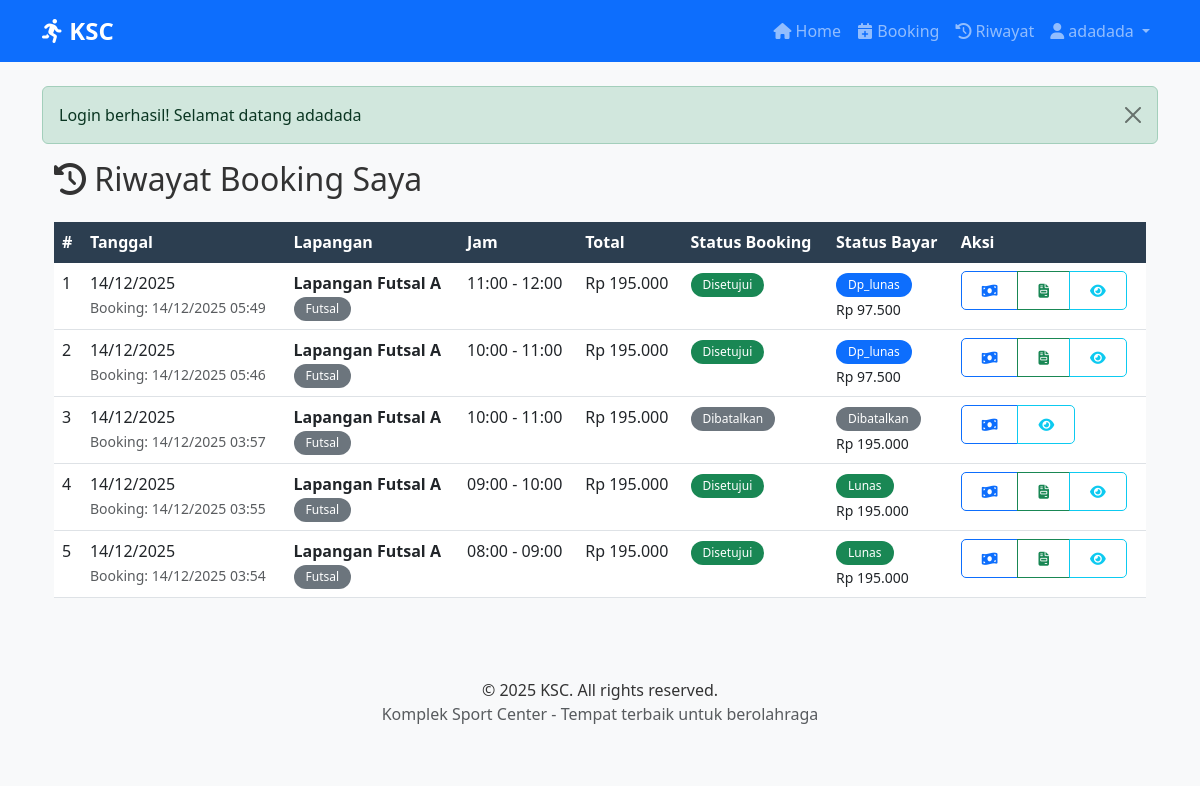
The page /riwayat.php (signed in) on the database its author committed.
### tables this page shows
CREATE TABLE `pemesanan` (
  `id_pemesanan` int(10) UNSIGNED NOT NULL,
  `id_user` int(10) UNSIGNED NOT NULL,
  `id_jadwal` int(10) UNSIGNED NOT NULL,
  `id_admin` int(10) UNSIGNED DEFAULT NULL,
  `tanggal_pesan` timestamp NOT NULL DEFAULT current_timestamp(),
  `total_harga` decimal(10,2) NOT NULL,
  `status_pemesanan` enum('menunggu','disetujui','ditolak','selesai','dibatalkan') DEFAULT 'menunggu',
  `catatan` text DEFAULT NULL,
  `cancel_reason` text DEFAULT NULL,
  `canceled_at` timestamp NULL DEFAULT NULL,
  `created_at` timestamp NOT NULL DEFAULT current_timestamp(),
  `updated_at` timestamp NULL DEFAULT NULL ON UPDATE current_timestamp()
);

CREATE TABLE `jadwal` (
  `id_jadwal` int(10) UNSIGNED NOT NULL,
  `id_lapangan` int(10) UNSIGNED NOT NULL,
  `tanggal` date NOT NULL,
  `jam_mulai` time NOT NULL,
  `jam_selesai` time NOT NULL,
  `harga` decimal(10,2) DEFAULT NULL,
  `status_ketersediaan` enum('tersedia','dibooking','blokir') DEFAULT 'tersedia',
  `created_at` timestamp NOT NULL DEFAULT current_timestamp(),
  `updated_at` timestamp NULL DEFAULT NULL ON UPDATE current_timestamp()
);

CREATE TABLE `lapangan` (
  `id_lapangan` int(10) UNSIGNED NOT NULL,
  `nama_lapangan` varchar(100) NOT NULL,
  `tipe_lapangan` enum('Futsal','Badminton','Voli','Basket','Tennis') DEFAULT NULL,
  `harga_per_jam` decimal(10,2) NOT NULL DEFAULT 0.00,
  `deskripsi` text DEFAULT NULL,
  `status_lapangan` enum('aktif','tidak_aktif') DEFAULT 'aktif',
  `id_user` int(10) UNSIGNED NOT NULL,
  `created_at` timestamp NOT NULL DEFAULT current_timestamp(),
  `updated_at` timestamp NULL DEFAULT NULL ON UPDATE current_timestamp()
);

CREATE TABLE `pembayaran` (
  `id_pembayaran` int(10) UNSIGNED NOT NULL,
  `id_pemesanan` int(10) UNSIGNED NOT NULL,
  `tipe_pembayaran` enum('full','dp') DEFAULT 'full',
  `dp_percent` tinyint(3) UNSIGNED DEFAULT 0,
  `dp_amount` decimal(12,2) DEFAULT 0.00,
  `jumlah_bayar` decimal(12,2) NOT NULL,
  `sisa_tagihan` decimal(12,2) DEFAULT 0.00,
  `kode_pembayaran` varchar(50) DEFAULT NULL,
  `metode_bayar` enum('qris','transfer') DEFAULT 'qris',
  `payment_gateway` varchar(50) DEFAULT NULL,
  `external_id` varchar(100) DEFAULT NULL,
  `payment_url` text DEFAULT NULL,
  `expired_time` timestamp NULL DEFAULT NULL,
  `tanggal_bayar` timestamp NULL DEFAULT NULL,
  `status_bayar` enum('pending','lunas','dp_lunas','gagal','dibatalkan','expired') DEFAULT 'pending',
  `bukti_pembayaran` varchar(255) DEFAULT NULL,
  `qr_code` text DEFAULT NULL,
  `created_at` timestamp NOT NULL DEFAULT current_timestamp(),
  `updated_at` timestamp NULL DEFAULT NULL ON UPDATE current_timestamp()
);

### includes/database.php (called while the page is built, shortened)
<?php
class Database {
    private $host = DB_HOST;
    private $user = DB_USER;
    private $pass = DB_PASS;
    private $dbname = DB_NAME;
    private $dbh;
    private $stmt;
    public function __construct() {
        $dsn = 'mysql:host=' . $this->host . ';dbname=' . $this->dbname . ';charset=utf8';
        $options = array(
            PDO::ATTR_PERSISTENT => true,
            PDO::ATTR_ERRMODE => PDO::ERRMODE_EXCEPTION
        );
        try {
            $this->dbh = new PDO($dsn, $this->user, $this->pass, $options);
        } catch(PDOException $e) {
            $this->error = $e->getMessage();
            echo $this->error;
        }
    }
    public function query($sql) {
        $this->stmt = $this->dbh->prepare($sql);
    }
    public function bind($param, $value, $type = null) {
        if(is_null($type)) {
            switch(true) {
                case is_int($value):
                    $type = PDO::PARAM_INT;
                    break;
            }
        }
        $this->stmt->bindValue($param, $value, $type);
    }
    public function execute() {
        return $this->stmt->execute();
    }
    public function resultSet() {
        $this->execute();
        return $this->stmt->fetchAll(PDO::FETCH_OBJ);
    }
}
?>

### riwayat.php (the view, shortened to what this page needs)
<?php
require_once 'includes/database.php';
require_once 'includes/functions.php';
$db = new Database();
$db->query('SELECT p.*, j.tanggal, j.jam_mulai, j.jam_selesai,
                   l.nama_lapangan, l.tipe_lapangan,
                   py.kode_pembayaran, py.status_bayar, py.jumlah_bayar
            FROM pemesanan p
            JOIN jadwal j ON p.id_jadwal = j.id_jadwal
            JOIN lapangan l ON j.id_lapangan = l.id_lapangan
            LEFT JOIN pembayaran py ON p.id_pemesanan = py.id_pemesanan
            WHERE p.id_user = :user_id
            ORDER BY p.tanggal_pesan DESC');
$db->bind(':user_id', $_SESSION['user_id']);
$bookings = $db->resultSet();
?>
<?php
require_once 'includes/header.php';
?>
<div class="container">
    <h2 class="mb-4"><i class="fas fa-history"></i> Riwayat Booking Saya</h2>
    <?php if(empty($bookings)): ?>
        <div class="alert alert-info">
            <i class="fas fa-info-circle"></i> Anda belum memiliki riwayat booking.
            <a href="booking.php" class="alert-link">Booking sekarang</a>
        </div>
    <?php else: ?>
        <div class="table-responsive">
            <table class="table table-hover">
                <thead class="table-dark">
                    <tr>
                        <th>#</th>
                        <th>Tanggal</th>
                        <th>Lapangan</th>
                        <th>Jam</th>
                        <th>Total</th>
                        <th>Status Booking</th>
                        <th>Status Bayar</th>
                        <th>Aksi</th>
                    </tr>
                </thead>
                <tbody>
                    <?php foreach($bookings as $index => $booking): ?>
                    <tr>
                        <td><?= $index + 1 ?></td>
                        <td>
                            <?= formatDate($booking->tanggal) ?><br>
                            <small class="text-muted">Booking: <?= formatDateTime($booking->tanggal_pesan) ?></small>
                        </td>
                        <td>
                            <strong><?= htmlspecialchars($booking->nama_lapangan) ?></strong><br>
                            <span class="badge bg-secondary"><?= $booking->tipe_lapangan ?></span>
                        </td>
                        <td>
                            <?= substr($booking->jam_mulai, 0, 5) ?> - <?= substr($booking->jam_selesai, 0, 5) ?>
                        </td>
                        <td><?= formatCurrency($booking->total_harga) ?></td>
                        <td><?= getStatusBadge($booking->status_pemesanan) ?></td>
                        <td>
                            <?php if($booking->kode_pembayaran): ?>
                                <?= getStatusBadge($booking->status_bayar) ?><br>
                                <small><?= formatCurrency($booking->jumlah_bayar) ?></small>
                            <?php else: ?>
                                <span class="badge bg-secondary">Belum Bayar</span>
                            <?php endif; ?>
                        </td>
                        <td>
                            <div class="btn-group btn-group-sm">
                                <?php if($booking->kode_pembayaran): ?>
                                    <a href="payment.php?code=<?= $booking->kode_pembayaran ?>"
                                       class="btn btn-outline-primary" title="Lihat Pembayaran">
                                        <i class="fas fa-money-bill-wave"></i>
                                    </a>
                                    <?php if($booking->status_bayar == 'lunas' || $booking->status_bayar == 'dp_lunas'): ?>
                                        <a href="invoice.php?code=<?= $booking->kode_pembayaran ?>"
                                           class="btn btn-outline-success" title="Invoice" target="_blank">
                                            <i class="fas fa-file-invoice"></i>
                                        </a>
                                    <?php endif; ?>
                                <?php endif; ?>
                                <button class="btn btn-outline-info"
                                        onclick="showBookingDetail(<?= $booking->id_pemesanan ?>)"
                                        title="Detail">
                                    <i class="fas fa-eye"></i>
                                </button>
                            </div>
                        </td>
                    </tr>
                    <?php endforeach; ?>
                </tbody>
            </table>
        </div>
    <?php endif; ?>
</div>
<?php require_once 'includes/footer.php'; ?>

### includes/functions.php (shortened to what this page needs)
<?php
if (!function_exists('formatCurrency')) {
    function formatCurrency($amount) {
        return 'Rp ' . number_format($amount, 0, ',', '.');
    }
}
if (!function_exists('formatDateTime')) {
    function formatDateTime($datetime) {
        return date('d/m/Y H:i', strtotime($datetime));
    }
}
if (!function_exists('formatDate')) {
    function formatDate($date) {
        return date('d/m/Y', strtotime($date));
    }
}
if (!function_exists('getStatusBadge')) {
    function getStatusBadge($status) {
        $badges = [
            'menunggu' => 'warning',
            'disetujui' => 'success',
            'ditolak' => 'danger',
            'selesai' => 'info',
            'dibatalkan' => 'secondary',
            'pending' => 'warning',
            'lunas' => 'success',
            'dp_lunas' => 'primary',
            'gagal' => 'danger',
            'expired' => 'secondary',
            'tersedia' => 'success',
            'dibooking' => 'warning',
            'blokir' => 'danger'
        ];
        $class = isset($badges[$status]) ? $badges[$status] : 'secondary';
        return '<span class="badge bg-' . $class . '">' . ucfirst($status) . '</span>';
    }
}
?>

### assets/css/style.css (style rules this page uses)
:root { --primary: #3498db; --secondary: #2c3e50; --success: #2ecc71; --danger: #e74c3c; --warning: #f39c12; --info: #17a2b8; --light: #f8f9fa; --dark: #343a40; }
body { font-family: "Segoe UI", Tahoma, Geneva, Verdana, sans-serif; background-color: #f8f9fa; color: #333; }
.btn { border-radius: 5px; font-weight: 500; padding: 8px 20px; }
.table th { background-color: var(--secondary); color: white; border-color: var(--secondary); }
.badge { padding: 6px 12px; border-radius: 20px; font-weight: 500; }

### rows shown on the page
pemesanan: id_jadwal.tanggal "14/12/2025", tanggal_pesan "14/12/2025 05:49", lapangan.nama_lapangan "Lapangan Futsal A", lapangan.tipe_lapangan "Futsal", id_jadwal.jam_mulai "11:00", id_jadwal.jam_selesai "12:00", total_harga "Rp 195.000", status_pemesanan "Disetujui Dp_lunas", pembayaran.jumlah_bayar "Rp 97.500"
pemesanan: id_jadwal.tanggal "14/12/2025", tanggal_pesan "14/12/2025 05:46", lapangan.nama_lapangan "Lapangan Futsal A", lapangan.tipe_lapangan "Futsal", id_jadwal.jam_mulai "10:00", id_jadwal.jam_selesai "11:00", total_harga "Rp 195.000", status_pemesanan "Disetujui Dp_lunas", pembayaran.jumlah_bayar "Rp 97.500"
pemesanan: id_jadwal.tanggal "14/12/2025", tanggal_pesan "14/12/2025 03:57", lapangan.nama_lapangan "Lapangan Futsal A", lapangan.tipe_lapangan "Futsal", id_jadwal.jam_mulai "10:00", id_jadwal.jam_selesai "11:00", total_harga "Rp 195.000", status_pemesanan "Dibatalkan Dibatalkan", pembayaran.jumlah_bayar "Rp 195.000"
pemesanan: id_jadwal.tanggal "14/12/2025", tanggal_pesan "14/12/2025 03:55", lapangan.nama_lapangan "Lapangan Futsal A", lapangan.tipe_lapangan "Futsal", id_jadwal.jam_mulai "09:00", id_jadwal.jam_selesai "10:00", total_harga "Rp 195.000", status_pemesanan "Disetujui Lunas", pembayaran.jumlah_bayar "Rp 195.000"
pemesanan: id_jadwal.tanggal "14/12/2025", tanggal_pesan "14/12/2025 03:54", lapangan.nama_lapangan "Lapangan Futsal A", lapangan.tipe_lapangan "Futsal", id_jadwal.jam_mulai "08:00", id_jadwal.jam_selesai "09:00", total_harga "Rp 195.000", status_pemesanan "Disetujui Lunas", pembayaran.jumlah_bayar "Rp 195.000"

### other values the page prints
SITE_NAME "KSC"
$_SESSION['nama'] "adadada"
$message "Login berhasil! Selamat datang adadada"
